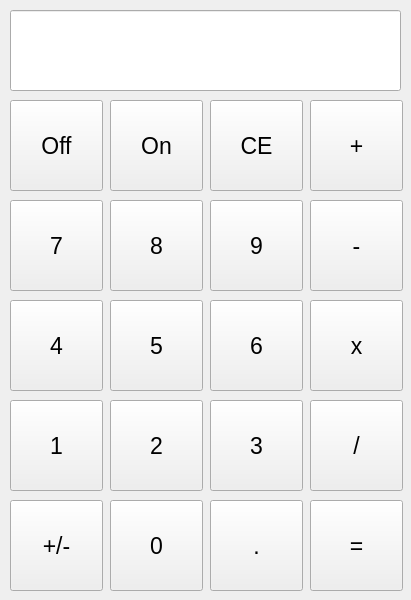
<?xml version="1.0" encoding="UTF-8"?>
<ui version="4.0">
 <class>MainWindow</class>
 <widget class="QMainWindow" name="MainWindow">
  <property name="geometry">
   <rect>
    <x>0</x>
    <y>0</y>
    <width>411</width>
    <height>600</height>
   </rect>
  </property>
  <property name="minimumSize">
   <size>
    <width>411</width>
    <height>600</height>
   </size>
  </property>
  <property name="maximumSize">
   <size>
    <width>411</width>
    <height>600</height>
   </size>
  </property>
  <property name="windowTitle">
   <string>Калькулятор</string>
  </property>
  <widget class="QWidget" name="centralwidget">
   <widget class="QLineEdit" name="line">
    <property name="geometry">
     <rect>
      <x>10</x>
      <y>10</y>
      <width>391</width>
      <height>81</height>
     </rect>
    </property>
    <property name="font">
     <font>
      <pointsize>28</pointsize>
     </font>
    </property>
    <property name="text">
     <string/>
    </property>
    <property name="alignment">
     <set>Qt::AlignRight|Qt::AlignTrailing|Qt::AlignVCenter</set>
    </property>
    <property name="readOnly">
     <bool>true</bool>
    </property>
   </widget>
   <widget class="QPushButton" name="off">
    <property name="geometry">
     <rect>
      <x>10</x>
      <y>100</y>
      <width>93</width>
      <height>91</height>
     </rect>
    </property>
    <property name="font">
     <font>
      <pointsize>17</pointsize>
     </font>
    </property>
    <property name="text">
     <string>Off</string>
    </property>
   </widget>
   <widget class="QPushButton" name="on">
    <property name="geometry">
     <rect>
      <x>110</x>
      <y>100</y>
      <width>93</width>
      <height>91</height>
     </rect>
    </property>
    <property name="font">
     <font>
      <pointsize>17</pointsize>
     </font>
    </property>
    <property name="text">
     <string>On</string>
    </property>
   </widget>
   <widget class="QPushButton" name="ce">
    <property name="geometry">
     <rect>
      <x>210</x>
      <y>100</y>
      <width>93</width>
      <height>91</height>
     </rect>
    </property>
    <property name="font">
     <font>
      <pointsize>17</pointsize>
     </font>
    </property>
    <property name="text">
     <string>CE</string>
    </property>
   </widget>
   <widget class="QPushButton" name="plus">
    <property name="geometry">
     <rect>
      <x>310</x>
      <y>100</y>
      <width>93</width>
      <height>91</height>
     </rect>
    </property>
    <property name="font">
     <font>
      <pointsize>17</pointsize>
     </font>
    </property>
    <property name="text">
     <string>+</string>
    </property>
   </widget>
   <widget class="QPushButton" name="nine">
    <property name="geometry">
     <rect>
      <x>210</x>
      <y>200</y>
      <width>93</width>
      <height>91</height>
     </rect>
    </property>
    <property name="font">
     <font>
      <pointsize>17</pointsize>
     </font>
    </property>
    <property name="text">
     <string>9</string>
    </property>
   </widget>
   <widget class="QPushButton" name="minus">
    <property name="geometry">
     <rect>
      <x>310</x>
      <y>200</y>
      <width>93</width>
      <height>91</height>
     </rect>
    </property>
    <property name="font">
     <font>
      <pointsize>17</pointsize>
     </font>
    </property>
    <property name="text">
     <string>-</string>
    </property>
   </widget>
   <widget class="QPushButton" name="eight">
    <property name="geometry">
     <rect>
      <x>110</x>
      <y>200</y>
      <width>93</width>
      <height>91</height>
     </rect>
    </property>
    <property name="font">
     <font>
      <pointsize>17</pointsize>
     </font>
    </property>
    <property name="text">
     <string>8</string>
    </property>
   </widget>
   <widget class="QPushButton" name="seven">
    <property name="geometry">
     <rect>
      <x>10</x>
      <y>200</y>
      <width>93</width>
      <height>91</height>
     </rect>
    </property>
    <property name="font">
     <font>
      <pointsize>17</pointsize>
     </font>
    </property>
    <property name="text">
     <string>7</string>
    </property>
   </widget>
   <widget class="QPushButton" name="six">
    <property name="geometry">
     <rect>
      <x>210</x>
      <y>300</y>
      <width>93</width>
      <height>91</height>
     </rect>
    </property>
    <property name="font">
     <font>
      <pointsize>17</pointsize>
     </font>
    </property>
    <property name="text">
     <string>6</string>
    </property>
   </widget>
   <widget class="QPushButton" name="mult">
    <property name="geometry">
     <rect>
      <x>310</x>
      <y>300</y>
      <width>93</width>
      <height>91</height>
     </rect>
    </property>
    <property name="font">
     <font>
      <pointsize>17</pointsize>
     </font>
    </property>
    <property name="text">
     <string>x</string>
    </property>
   </widget>
   <widget class="QPushButton" name="five">
    <property name="geometry">
     <rect>
      <x>110</x>
      <y>300</y>
      <width>93</width>
      <height>91</height>
     </rect>
    </property>
    <property name="font">
     <font>
      <pointsize>17</pointsize>
     </font>
    </property>
    <property name="text">
     <string>5</string>
    </property>
   </widget>
   <widget class="QPushButton" name="four">
    <property name="geometry">
     <rect>
      <x>10</x>
      <y>300</y>
      <width>93</width>
      <height>91</height>
     </rect>
    </property>
    <property name="font">
     <font>
      <pointsize>17</pointsize>
     </font>
    </property>
    <property name="text">
     <string>4</string>
    </property>
   </widget>
   <widget class="QPushButton" name="three">
    <property name="geometry">
     <rect>
      <x>210</x>
      <y>400</y>
      <width>93</width>
      <height>91</height>
     </rect>
    </property>
    <property name="font">
     <font>
      <pointsize>17</pointsize>
     </font>
    </property>
    <property name="text">
     <string>3</string>
    </property>
   </widget>
   <widget class="QPushButton" name="div">
    <property name="geometry">
     <rect>
      <x>310</x>
      <y>400</y>
      <width>93</width>
      <height>91</height>
     </rect>
    </property>
    <property name="font">
     <font>
      <pointsize>17</pointsize>
     </font>
    </property>
    <property name="text">
     <string>/</string>
    </property>
   </widget>
   <widget class="QPushButton" name="two">
    <property name="geometry">
     <rect>
      <x>110</x>
      <y>400</y>
      <width>93</width>
      <height>91</height>
     </rect>
    </property>
    <property name="font">
     <font>
      <pointsize>17</pointsize>
     </font>
    </property>
    <property name="text">
     <string>2</string>
    </property>
   </widget>
   <widget class="QPushButton" name="one">
    <property name="geometry">
     <rect>
      <x>10</x>
      <y>400</y>
      <width>93</width>
      <height>91</height>
     </rect>
    </property>
    <property name="font">
     <font>
      <pointsize>17</pointsize>
     </font>
    </property>
    <property name="text">
     <string>1</string>
    </property>
   </widget>
   <widget class="QPushButton" name="dote">
    <property name="geometry">
     <rect>
      <x>210</x>
      <y>500</y>
      <width>93</width>
      <height>91</height>
     </rect>
    </property>
    <property name="font">
     <font>
      <pointsize>17</pointsize>
     </font>
    </property>
    <property name="text">
     <string>.</string>
    </property>
   </widget>
   <widget class="QPushButton" name="equal">
    <property name="geometry">
     <rect>
      <x>310</x>
      <y>500</y>
      <width>93</width>
      <height>91</height>
     </rect>
    </property>
    <property name="font">
     <font>
      <pointsize>17</pointsize>
     </font>
    </property>
    <property name="text">
     <string>=</string>
    </property>
   </widget>
   <widget class="QPushButton" name="zero">
    <property name="geometry">
     <rect>
      <x>110</x>
      <y>500</y>
      <width>93</width>
      <height>91</height>
     </rect>
    </property>
    <property name="font">
     <font>
      <pointsize>17</pointsize>
     </font>
    </property>
    <property name="text">
     <string>0</string>
    </property>
   </widget>
   <widget class="QPushButton" name="sign">
    <property name="geometry">
     <rect>
      <x>10</x>
      <y>500</y>
      <width>93</width>
      <height>91</height>
     </rect>
    </property>
    <property name="font">
     <font>
      <pointsize>17</pointsize>
     </font>
    </property>
    <property name="text">
     <string>+/-</string>
    </property>
   </widget>
  </widget>
 </widget>
 <resources/>
 <connections/>
</ui>
